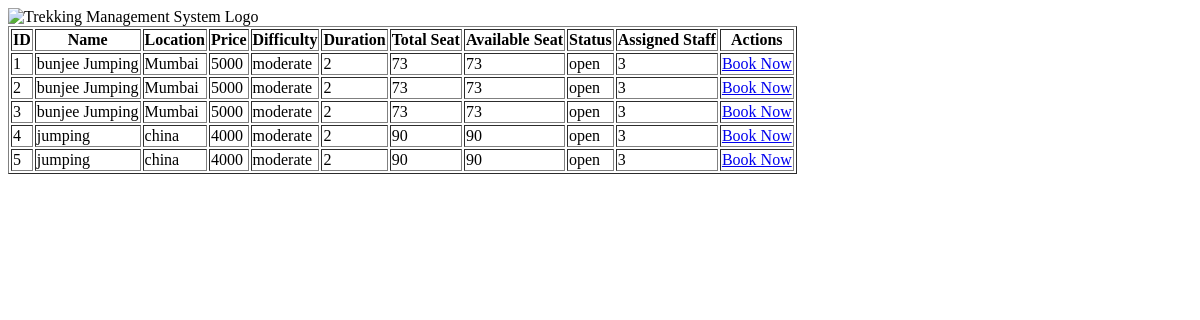
/available_treks, run on an earlier commit of the app's database.
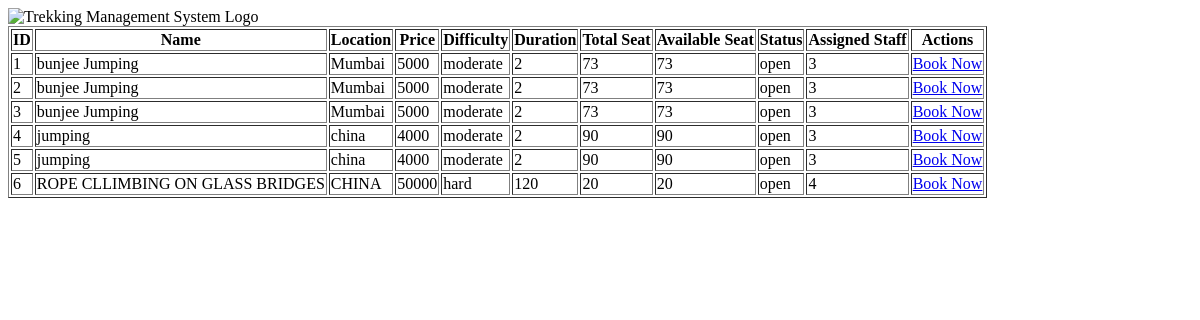
And on a later commit of the database.
### app.py (models this page shows)
class Trek(db.Model):
    __tablename__ = "treks"
    trek_id = db.Column(db.Integer, primary_key = True)
    trek_name = db.Column (db.String(50), nullable = False )
    location = db.Column(db.String(50), nullable = False )
    price = db.Column(db.Integer, nullable = False )
    duration = db.Column(db.String(30), nullable = False)
    difficulty = db.Column(db.String(10),nullable = False)
    total_seat = db.Column(db.Integer, nullable = False )
    available_seat = db.Column (db.Integer, nullable = False)
    status = db.Column (db.String , nullable = False , default = "open" )
    assigned_staff_id = db.Column(db.Integer,db.ForeignKey("users.user_id") )
    user = db.relationship("User", backref ="treks")

### app.py (the view)
@app.route("/available_treks")
def availableTrek():
    openTreks = Trek.query.filter_by(status ="open").all()
    return render_template("availableTrek.html",Treks = openTreks)

### templates/availableTrek.html (shortened to what this page needs)
<!DOCTYPE html>
<html lang="en">
<head>
</head>
<body>
    <div style ="text-align: left;">
        <img src="/static/logo_Trekking.png" alt="Trekking Management System Logo" style="width:100px;">
    </div>
    <table border = "black">
      <tr>
        <th>ID</th>
        <th>Name</th>
        <th>Location</th>
        <th>Price</th>
        <th>Difficulty</th>
        <th>Duration</th>
        <th>Total Seat</th>
        <th>Available Seat</th>
        <th>Status</th>
        <th>Assigned Staff</th>
        <th> Actions </th>
      </tr>
  {% for trek in Treks %}
      <tr>
        <td>{{trek.trek_id}}</td>
        <td>{{trek.trek_name}}</td>
        <td>{{trek.location}}</td>
        <td>{{trek.price}}</td>
        <td>{{trek.difficulty}}
        <td>{{trek.duration}}</td>
        <td>{{trek.total_seat}}</td>
        <td>{{trek.available_seat}}</td>
        <td>{{trek.status}}</td>
        <td>{{trek.assigned_staff_id}}</td>
        <td>
           <a href="/book_trek/{{trek.trek_id}}">Book Now </a>
        </td>
      </tr>
      {%endfor%}
    </table>
</body>
</html>

What changed in the data, as far as the page shows it:
added Trek: trek_id "6", trek_name "ROPE CLLIMBING ON GLASS BRIDGES", location "CHINA", price "50000", difficulty "hard", duration "120", total_seat "20", available_seat "20", status "open", assigned_staff_id "4"
